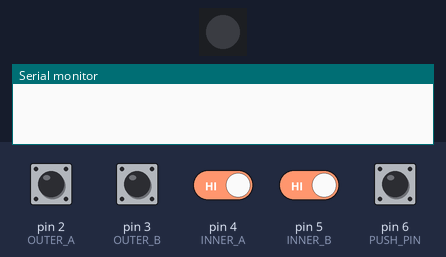
A sketch run on a simulated Arduino Uno, built with avr-gcc and run on an emulated ATmega328P. Shown: 1 RGB LEDs in strip order, left to right, the last lines printed to the serial monitor. Inputs (shaded band) come from the test bench; at power-on: pin 2 (OUTER_A), pin 3 (OUTER_B), pin 4 (INNER_A), pin 5 (INNER_B), pin 6 (PUSH_PIN) HIGH.

Above: at 0.1 s.
At 2.7 s:
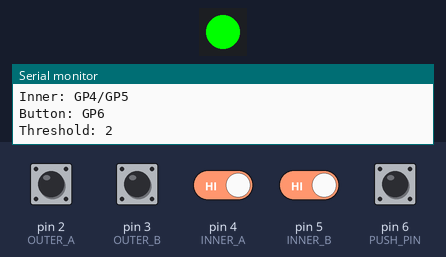
2.8 s: pin 6 (PUSH_PIN) pulled LOW for 0.15 s
At 2.89 s:
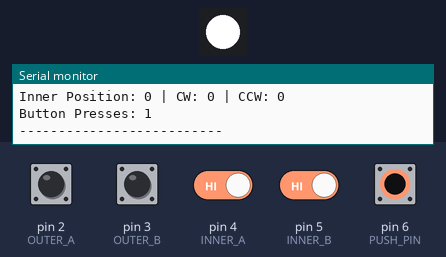
4.4 s: pin 4 (INNER_A) driven LOW and pin 5 (INNER_B) driven LOW
Timing chart, 0 to 7.4 s (numbered marks = the images above; inputs shaded):
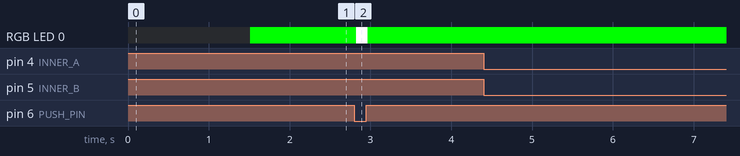

Measured:
- after the input at 2.8 s, RGB LED 0: RGB(0, 255, 0) → RGB(255, 255, 255) at once, → RGB(0, 255, 0) 0.14 s later

The sketch:

FlySimKnobTestFirmware.ino
```cpp
#include <Adafruit_NeoPixel.h>

#define LED_PIN     16
#define NUMPIXELS   1

#define OUTER_A     2
#define OUTER_B     3
#define INNER_A     4
#define INNER_B     5
#define PUSH_PIN    6

#define ENCODER_THRESHOLD 2

Adafruit_NeoPixel pixel(NUMPIXELS, LED_PIN, NEO_GRB + NEO_KHZ800);

int lastOuterState;
int lastInnerState;
int outerAccumulator = 0;
int innerAccumulator = 0;

long outerPosition = 0;
long innerPosition = 0;
long outerCW = 0;
long outerCCW = 0;
long innerCW = 0;
long innerCCW = 0;
long buttonPresses = 0;

bool lastButton = HIGH;

void setColor(uint8_t r, uint8_t g, uint8_t b) {
  pixel.setPixelColor(0, pixel.Color(r, g, b));
  pixel.show();
}

int readEncoderState(int pinA, int pinB) {
  return (digitalRead(pinA) << 1) | digitalRead(pinB);
}

int decodeEncoder(int pinA, int pinB, int &lastState, int &accumulator) {
  int state = readEncoderState(pinA, pinB);
  if (state == lastState) return 0;

  int transition = (lastState << 2) | state;

  if (transition == 0b0001 || transition == 0b0111 ||
      transition == 0b1110 || transition == 0b1000) {
    accumulator++;
  }
  else if (transition == 0b0010 || transition == 0b1011 ||
           transition == 0b1101 || transition == 0b0100) {
    accumulator--;
  }

  lastState = state;

  if (accumulator >= ENCODER_THRESHOLD) {
    accumulator = 0;
    return 1;
  }

  if (accumulator <= -ENCODER_THRESHOLD) {
    accumulator = 0;
    return -1;
  }

  return 0;
}

void printStatus() {
  Serial.println();
  Serial.println("----- Current Counts -----");
  Serial.print("Outer Position: ");
  Serial.print(outerPosition);
  Serial.print(" | CW: ");
  Serial.print(outerCW);
  Serial.print(" | CCW: ");
  Serial.println(outerCCW);

  Serial.print("Inner Position: ");
  Serial.print(innerPosition);
  Serial.print(" | CW: ");
  Serial.print(innerCW);
  Serial.print(" | CCW: ");
  Serial.println(innerCCW);

  Serial.print("Button Presses: ");
  Serial.println(buttonPresses);
  Serial.println("--------------------------");
}

void setup() {
  Serial.begin(115200);
  delay(1500);

  pixel.begin();

  pinMode(OUTER_A, INPUT_PULLUP);
  pinMode(OUTER_B, INPUT_PULLUP);
  pinMode(INNER_A, INPUT_PULLUP);
  pinMode(INNER_B, INPUT_PULLUP);
  pinMode(PUSH_PIN, INPUT_PULLUP);

  lastOuterState = readEncoderState(OUTER_A, OUTER_B);
  lastInnerState = readEncoderState(INNER_A, INNER_B);

  setColor(0, 255, 0);

  Serial.println();
  Serial.println("==================================");
  Serial.println(" FlySimCrafts Factory Test v4");
  Serial.println(" Dual Encoder + Button Diagnostics");
  Serial.println("==================================");
  Serial.println("Outer: GP2/GP3");
  Serial.println("Inner: GP4/GP5");
  Serial.println("Button: GP6");
  Serial.println("Threshold: 2");
  Serial.println();
}

void loop() {
  int outerMove = decodeEncoder(OUTER_A, OUTER_B, lastOuterState, outerAccumulator);

  if (outerMove == 1) {
    outerPosition++;
    outerCW++;
    Serial.print("Outer CW  | Position: ");
    Serial.println(outerPosition);
  }
  else if (outerMove == -1) {
    outerPosition--;
    outerCCW++;
    Serial.print("Outer CCW | Position: ");
    Serial.println(outerPosition);
  }

  int innerMove = decodeEncoder(INNER_A, INNER_B, lastInnerState, innerAccumulator);

  if (innerMove == 1) {
    innerPosition++;
    innerCW++;
    Serial.print("Inner CW  | Position: ");
    Serial.println(innerPosition);
  }
  else if (innerMove == -1) {
    innerPosition--;
    innerCCW++;
    Serial.print("Inner CCW | Position: ");
    Serial.println(innerPosition);
  }

  bool button = digitalRead(PUSH_PIN);

  if (button != lastButton) {
    delay(15);
    button = digitalRead(PUSH_PIN);

    if (button != lastButton) {
      lastButton = button;

      if (button == LOW) {
        buttonPresses++;
        Serial.print("Button Pressed | Count: ");
        Serial.println(buttonPresses);
        setColor(255, 255, 255);
        printStatus();
      } else {
        Serial.println("Button Released");
        setColor(0, 255, 0);
      }
    }
  }
}
```
